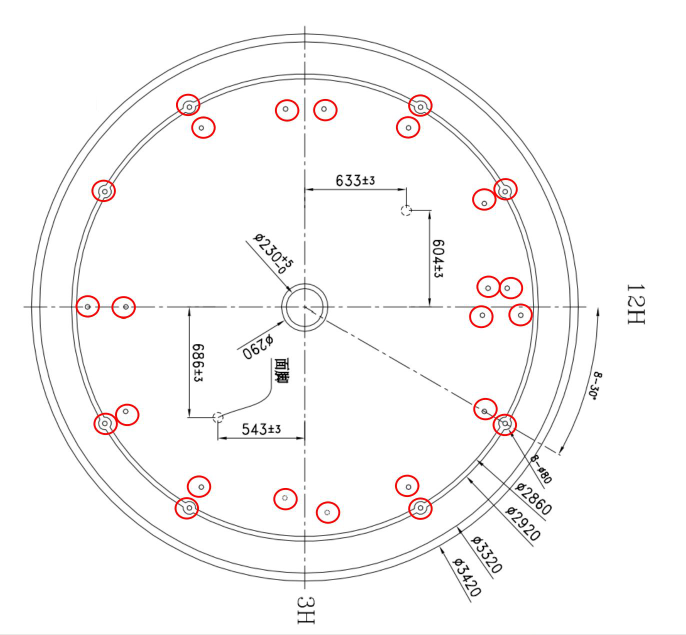
#> input picture dial_digitize/img3.png, 1372 x 1270 px, found by its file name (shown at 1/2 size)
$ python digitize4.py
#> lines starting #> are read from the running program, lines starting #| are printed output that depends on the picture; after the words box and inside, x2 and y2 are one past the last pixel; in counts of white or black regions, pixels touching at a corner belong together
# -*- coding: utf-8 -*-
"""Round 4: precise center via circle least-squares fits, scale via multi-peak
consensus regression, then pattern analysis (30-degree grid snapping)."""
import sys
import json
import numpy as np
import cv2

sys.stdout.reconfigure(encoding="utf-8", errors="replace")

BASE = r"D:/zhiyouproject/hummingbird/dial_digitize"
IMG3 = BASE + "/img3.png"
# radial peak (px) <-> known diameter (0.01mm) assignments from consensus
MATCHES = [(547.0, 3420), (530.0, 3320), (456.0, 2860), (414.0, 2590), (395.0, 2480)]
CX0, CY0 = 609.4, 614.5


def red_mask(bgr):
    b, g, r = cv2.split(bgr.astype(np.int16))
    return (((r > 130) & (r - g > 60) & (r - b > 60))).astype(np.uint8) * 255


def get_holes(img):
    mask = red_mask(img)
    n, labels, stats, cents = cv2.connectedComponentsWithStats(mask, 8)
    holes = []
    for i in range(1, n):
        x, y, w, h, area = stats[i]
        if area < 40 or area > 60000:
            continue
        if w < 70 and h < 70:
            holes.append((float(cents[i][0]), float(cents[i][1])))
        else:
            x0, y0 = max(0, x-10), max(0, y-10)
            x1 = min(mask.shape[1], x+w+10)
            y1 = min(mask.shape[0], y+h+10)
            roi = mask[y0:y1, x0:x1]
            found = cv2.HoughCircles(roi, cv2.HOUGH_GRADIENT, dp=1, minDist=30,
                                     param1=100, param2=15, minRadius=18, maxRadius=30)
            if found is not None:
                for c in found[0]:
                    holes.append((c[0]+x0, c[1]+y0))
    return holes


def fit_circle(xs, ys):
    """algebraic least squares circle fit -> (cx, cy, r)"""
    A = np.c_[2*xs, 2*ys, np.ones(len(xs))]
    b = xs**2 + ys**2
    sol, *_ = np.linalg.lstsq(A, b, rcond=None)
    cx, cy = sol[0], sol[1]
    r = np.sqrt(sol[2] + cx*cx + cy*cy)
    return cx, cy, r


def main():
    img = cv2.imread(IMG3)
#> img is the input picture: shape (1270, 1372, 3); mean B, G, R 247.7, 247.7, 249.3
    gray = cv2.cvtColor(img, cv2.COLOR_BGR2GRAY)
    dark = gray < 120
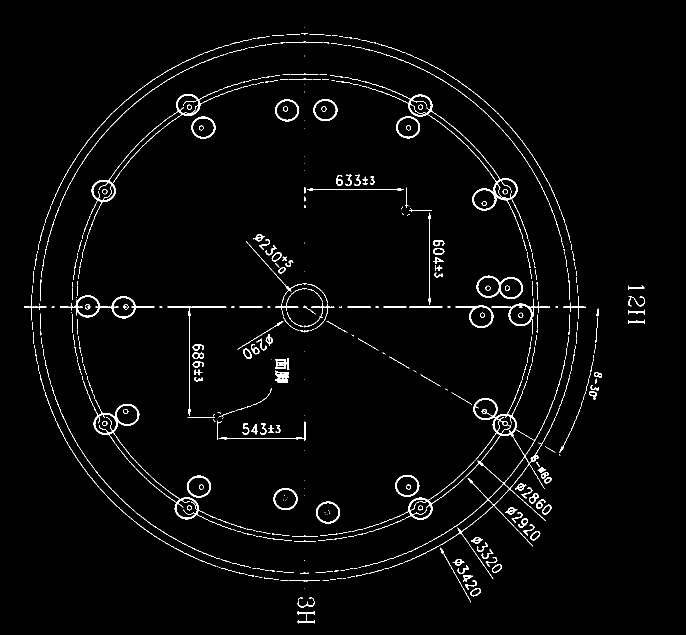
#> dark: shape (1270, 1372) bool (shown at 1/2 size); 2.3% white in thin lines or dots, all inside (x1, y1, x2, y2) = (48, 54, 1289, 1247)
    ys, xs = np.nonzero(dark)
    xs = xs.astype(float)
    ys = ys.astype(float)

    # --- fit each known circle precisely ---
    fits = []
    for r0, diam in MATCHES:
        d = np.sqrt((xs-CX0)**2 + (ys-CY0)**2)
        sel = np.abs(d - r0) < 3.0
        if sel.sum() < 200:
            print(f"r0={r0}: too few pixels ({sel.sum()}), skip")
            continue
        cx, cy, r = fit_circle(xs[sel], ys[sel])
        res = np.abs(np.sqrt((xs[sel]-cx)**2 + (ys[sel]-cy)**2) - r)
        fits.append((cx, cy, r, diam, float(res.mean()), int(sel.sum())))
        print(f"r0={r0:6.1f} -> center=({cx:7.2f},{cy:7.2f}) r={r:7.2f} "
              f"resid={res.mean():.2f}px n={sel.sum()} (Ø{diam})")
#> this loop made 5 passes
#> (sol in fit_circle, cx, cy, r) on passes 1 to 5: ([609.5, 614.5, -449978.2], 609.5, 614.5, 546.9), ([609.5, 614.5, -467216.6], 609.5, 614.5, 530.9), ([609.5, 614.6, -540182.3], 609.5, 614.6, 457.1), ([609.4, 614.2, -577217.5], 609.4, 614.2, 414), ([609.3, 614.3, -592516], 609.3, 614.3, 395.1)
#| r0= 547.0 -> center=( 609.48, 614.51) r= 546.90 resid=0.38px n=3791 (Ø3420)
#| r0= 530.0 -> center=( 609.48, 614.51) r= 530.92 resid=0.39px n=3655 (Ø3320)
#| r0= 456.0 -> center=( 609.49, 614.56) r= 457.14 resid=0.69px n=3477 (Ø2860)
#| r0= 414.0 -> center=( 609.36, 614.22) r= 413.97 resid=1.49px n=840 (Ø2590)
#| r0= 395.0 -> center=( 609.28, 614.32) r= 395.09 resid=1.44px n=883 (Ø2480)
#> after the loop, fits = [(609.5, 614.5, 546.9, 3420, 0.379, 3791), (609.5, 614.5, 530.9, 3320, 0.387, 3655), (609.5, 614.6, 457.1, 2860, 0.692, 3477), (609.4, 614.2, 414, 2590, 1.49, 840), (609.3, 614.3, 395.1, 2480, 1.44, 883)]

    cxs = np.array([f[0] for f in fits])
#> cxs = [609.5, 609.5, 609.5, 609.4, 609.3]
    cys = np.array([f[1] for f in fits])
#> cys = [614.5, 614.5, 614.6, 614.2, 614.3]
    cx = float(np.average(cxs, weights=[f[4] and 1/f[4] for f in fits]))
#> cx = 609.5
    cy = float(np.average(cys, weights=[f[4] and 1/f[4] for f in fits]))
#> cy = 614.5
    print(f"\nfinal center = ({cx:.2f}, {cy:.2f})  "
          f"(spread x={cxs.std():.2f}, y={cys.std():.2f})")
#| final center = (609.45, 614.48)  (spread x=0.08, y=0.13)

    # --- scale regression through origin: diam = 2 * s * r ---
    rr = np.array([f[2] for f in fits])
#> rr = [546.9, 530.9, 457.1, 414, 395.1]
    dd = np.array([f[3] for f in fits], dtype=float)
#> dd = [3420, 3320, 2860, 2590, 2480]
    scale = float((dd @ (2*rr)) / ((2*rr) @ (2*rr)))
#> scale = 3.13
    print(f"scale = {scale:.4f} 0.01mm/px  ({scale*100:.1f} um/px)")
#| scale = 3.1288 0.01mm/px  (312.9 um/px)
    for f in fits:
        pred = 2*scale*f[2]
        print(f"  Ø{f[3]}: fitted {pred:.1f} -> diff {pred-f[3]:+.1f}")
#> this loop made 5 passes
#> (f, pred) on passes 1 to 5: ((609.5, 614.5, 546.9, 3420, 0.379, 3791), 3422.3), ((609.5, 614.5, 530.9, 3320, 0.387, 3655), 3322.3), ((609.5, 614.6, 457.1, 2860, 0.692, 3477), 2860.7), ((609.4, 614.2, 414, 2590, 1.49, 840), 2590.5), ((609.3, 614.3, 395.1, 2480, 1.44, 883), 2472.3)
#|   Ø3420: fitted 3422.3 -> diff +2.3
#|   Ø3320: fitted 3322.3 -> diff +2.3
#|   Ø2860: fitted 2860.7 -> diff +0.7
#|   Ø2590: fitted 2590.5 -> diff +0.5
#|   Ø2480: fitted 2472.3 -> diff -7.7

    holes = get_holes(img)
#> in red_mask, `return (((r > 130) & (r - g > 60) & (r - b > 60))).astype(np.uint8) * ..`:
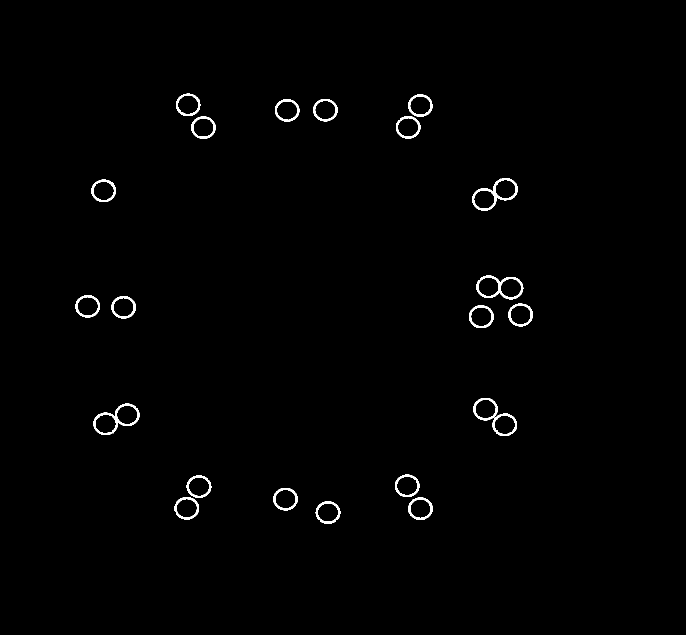
#> returned value: shape (1270, 1372) (shown at 1/2 size); 0.84% white; 22 white regions, largest, box (x1, y1, x2, y2) and area: (944, 356, 1036, 422) 1172, (187, 807, 279, 870) 1151, (952, 551, 1047, 599) 1119
#> in get_holes, `n, labels, stats, cents = cv2.connectedComponentsWithStats(mask, 8)`: labels: shape (1270, 1372) int32; 23 distinct labels, from 0 to 22
#> in get_holes, `n, labels, stats, cents = cv2.connectedComponentsWithStats(mask, 8)`: n = 23; stats = 23 rows, first 6: [0, 0, 1372, 1270, 1727778], [352, 187, 50, 45, 585], [816, 189, 49, 45, 587], [550, 198, 49, 46, 589], [626, 198, 49, 45, 579], [382, 233, 50, 45, 588]; cents = 23 rows, first 8: [685.8, 634.6], [376, 209.5], [840.2, 210.9], [574.1, 220], [650.1, 220], [406.2, 255], [816.2, 254.1], [989.5, 388.1]
#> the loop in get_holes, `for i in range(1, n):` made 22 passes
#> (x, y, w, h, area, x0, y0, x1) on passes 7, 9, 15: (944, 356, 92, 66, 1172, 934, 346, 1046), (952, 551, 95, 48, 1119, 942, 541, 1057), (187, 807, 92, 63, 1151, 177, 797, 289)
#> after the loop in get_holes, `for i in range(1, n):`:
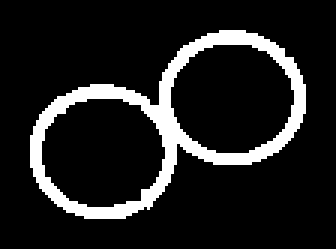
#> roi: shape (83, 112) (shown 3 times larger); 12.4% white; 1 white region, box (x1, y1, x2, y2) and area: (10, 10, 102, 73) 1151
#> after the loop in get_holes, `for i in range(1, n):`: holes = 25 pairs, first value 174.4 to 1040.8, second value 209.5 to 1024.7
    print(f"\nholes: {len(holes)}")
#| holes: 25

    def coords(hs):
        return np.array([((hx-cx)*scale, -(hy-cy)*scale) for (hx, hy) in hs])

    C = coords(holes)
#> C = 25 pairs, first value -1361.1 to 1349.6, second value -1283.6 to 1267.1
    order = np.lexsort((C[:, 0], -C[:, 1]))
#> order = 25 values, max 24 at index 24, min 0 at index 0, mean 12
    out = []
    print("\n== hole coords (0.01mm, origin=dial center, X right, Y up=12H) ==")
    for k, idx in enumerate(order, 1):
        X, Y = C[idx]
        R = float(np.hypot(X, Y))
        A = float(np.degrees(np.arctan2(Y, X)) % 360)
        # snap angle to 7.5-degree grid and radius to 5-unit grid for design guess
        Asnap = round(A / 7.5) * 7.5 % 360
        Rsnap = round(R / 5) * 5
        out.append(dict(no=k, X=round(float(X), 1), Y=round(float(Y), 1),
                        R=round(R, 1), ang=round(A, 2),
                        ang_snap=Asnap, R_snap=Rsnap,
                        px=[round(holes[idx][0], 1), round(holes[idx][1], 1)]))
        print(f"  H{k:02d} X={X:7.1f} Y={Y:7.1f}  R={R:6.1f}->{Rsnap:6.1f}  "
              f"ang={A:6.2f}->{Asnap:5.1f}")
#> this loop made 25 passes
#> (idx, X, Y, R, A, Asnap, Rsnap) on passes 1 to 12: (0, -730.3, 1267.1, 1462.5, 120, 120, 1460), (1, 721.8, 1262.6, 1454.4, 60.24, 60, 1455), (3, 127.3, 1234.3, 1240.8, 84.11, 82.5, 1240), (2, -110.8, 1234.2, 1239.2, 95.13, 97.5, 1240), (5, 646.9, 1127.7, 1300.1, 60.16, 60, 1300), (4, -635.8, 1124.8, 1292.1, 119.5, 120, 1290), (7, 1254.8, 732.1, 1452.8, 30.26, 30, 1455), (8, -1258.8, 731, 1455.7, 149.9, 150, 1455), (6, 1120.3, 685.2, 1313.2, 31.45, 30, 1315), (9, 1148.4, 137.6, 1156.6, 6.83, 7.5, 1155), (10, 1289.2, 122, 1295, 5.4, 7.5, 1295), (11, -1361.1, 7.91, 1361.1, 179.7, 180, 1360)
#|   H01 X= -730.3 Y= 1267.1  R=1462.5->1460.0  ang=119.96->120.0
#|   H02 X=  721.8 Y= 1262.6  R=1454.4->1455.0  ang= 60.24-> 60.0
#|   H03 X=  127.3 Y= 1234.3  R=1240.8->1240.0  ang= 84.11-> 82.5
#|   H04 X= -110.8 Y= 1234.2  R=1239.2->1240.0  ang= 95.13-> 97.5
#|   H05 X=  646.9 Y= 1127.7  R=1300.1->1300.0  ang= 60.16-> 60.0
#|   H06 X= -635.8 Y= 1124.8  R=1292.1->1290.0  ang=119.48->120.0
#|   H07 X= 1254.8 Y=  732.1  R=1452.8->1455.0  ang= 30.26-> 30.0
#|   H08 X=-1258.8 Y=  731.0  R=1455.7->1455.0  ang=149.86->150.0
#> (further printed lines are left out)
#> after the loop, out = 25 items

    # pattern: pair detection (same snapped angle)
    from collections import defaultdict
    groups = defaultdict(list)
    for h in out:
        groups[h["ang_snap"]].append(h["no"])
#> this loop made 25 passes
    print("\nsame-angle groups:", {k: v for k, v in sorted(groups.items()) if len(v) > 1})
#| same-angle groups: {0.0: [14, 15], 7.5: [10, 11], 30.0: [7, 9], 60.0: [2, 5], 120.0: [1, 6], 180.0: [12, 13], 210.0: [17, 18], 240.0: [21, 23], 300.0: [20, 24], 330.0: [16, 19]}

    with open(BASE + "/holes_final.json", "w", encoding="utf-8") as f:
        json.dump(dict(center_px=[cx, cy], scale=scale, holes=out), f,
                  ensure_ascii=False, indent=1)
    vis = img.copy()
    for h in out:
        x, y = h["px"]
        cv2.circle(vis, (int(x), int(y)), 15, (0, 200, 255), 2)
        cv2.putText(vis, str(h["no"]), (int(x)+18, int(y)-12),
                    cv2.FONT_HERSHEY_SIMPLEX, 0.65, (0, 0, 255), 2)
#> this loop made 25 passes
#> (x, y) on passes 1 to 12: (376, 209.5), (840.2, 210.9), (650.1, 220), (574.1, 220), (816.2, 254.1), (406.2, 255), (1010.5, 380.5), (207.1, 380.8), (967.5, 395.5), (976.5, 570.5), (1021.5, 575.5), (174.4, 612)
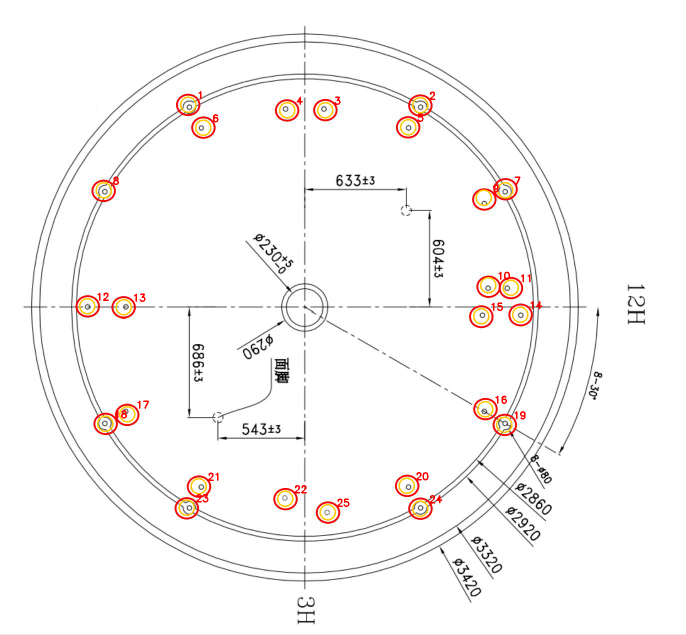
#> vis: shape (1270, 1372, 3) (shown at 1/2 size); 0.61% of pixels changed, all inside (x1, y1, x2, y2) = (158, 182, 1085, 1041)
    cv2.drawMarker(vis, (int(cx), int(cy)), (255, 0, 0), cv2.MARKER_CROSS, 30, 2)
#> vis: shape (1270, 1372, 3); 0.01% of pixels changed, all inside (x1, y1, x2, y2) = (593, 598, 626, 631)
    cv2.imwrite(BASE + "/holes_annotated.png", vis)
    print("\nsaved holes_final.json + holes_annotated.png")

if __name__ == "__main__":
    main()
